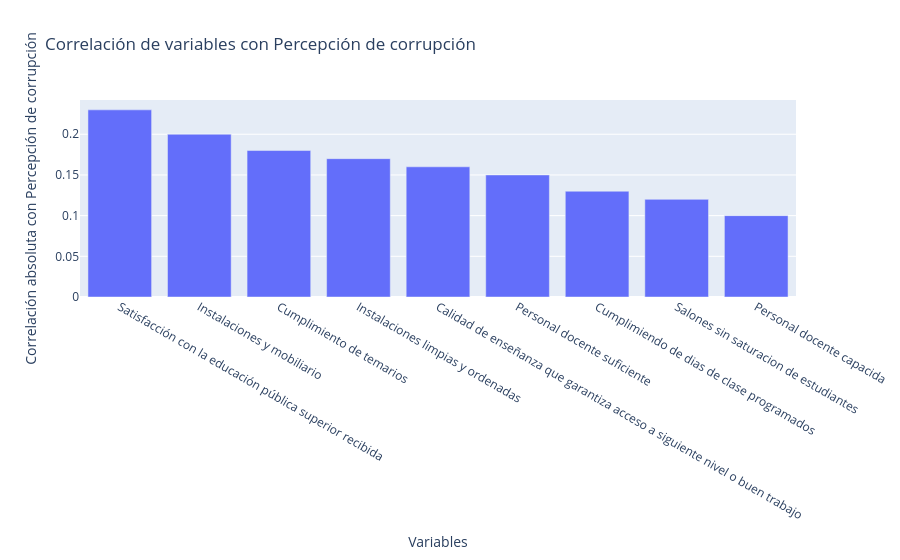

Source (notebook cell):
### Code cell
# Seleccion de características basada en correlación

mcorp3 = corr_matrix['P3_3_01'].abs().sort_values(ascending=False)

# Remove 'Percepción de corrupción' from mcorp3
mcorp3 = mcorp3.drop('P3_3_01')

# Plot mcorp3 as bar chart
# Use dict col_dict to rename x axis labels without modifying mcorp3 index
fig = px.bar(mcorp3, x=[col_dict[col] for col in mcorp3.index], y=mcorp3.values,
             labels={'x': 'Variables', 'y': 'Correlación absoluta con Percepción de corrupción'},
             title='Correlación de variables con Percepción de corrupción')
fig.show()

### Figure 1 — Plotly figure (JSON) as saved in the notebook; plotly's stock layout.template omitted (floating-point values rounded to 4 significant figures)
{"data": [{"hovertemplate": "Variables=%{x}<br>Correlación absoluta con Percepción de corrupción=%{y}<extra></extra>", "legendgroup": "", "marker": {"color": "#636efa", "pattern": {"shape": ""}}, "name": "", "orientation": "v", "showlegend": false, "textposition": "auto", "type": "bar", "x": ["Satisfacción con la educación pública superior recibida", "Instalaciones y mobiliario", "Cumplimiento de temarios", "Instalaciones limpias y ordenadas", "Calidad de enseñanza que garantiza acceso a siguiente nivel o buen trabajo", "Personal docente suficiente", "Cumplimiendo de dias de clase programados", "Salones sin saturacion de estudiantes", "Personal docente capacida"], "xaxis": "x", "y": [0.23, 0.2, 0.18, 0.17, 0.16, 0.15, 0.13, 0.12, 0.1], "yaxis": "y"}], "layout": {"barmode": "relative", "legend": {"tracegroupgap": 0}, "title": {"text": "Correlación de variables con Percepción de corrupción"}, "xaxis": {"anchor": "y", "domain": [0, 1], "title": {"text": "Variables"}}, "yaxis": {"anchor": "x", "domain": [0, 1], "title": {"text": "Correlación absoluta con Percepción de corrupción"}}}}
